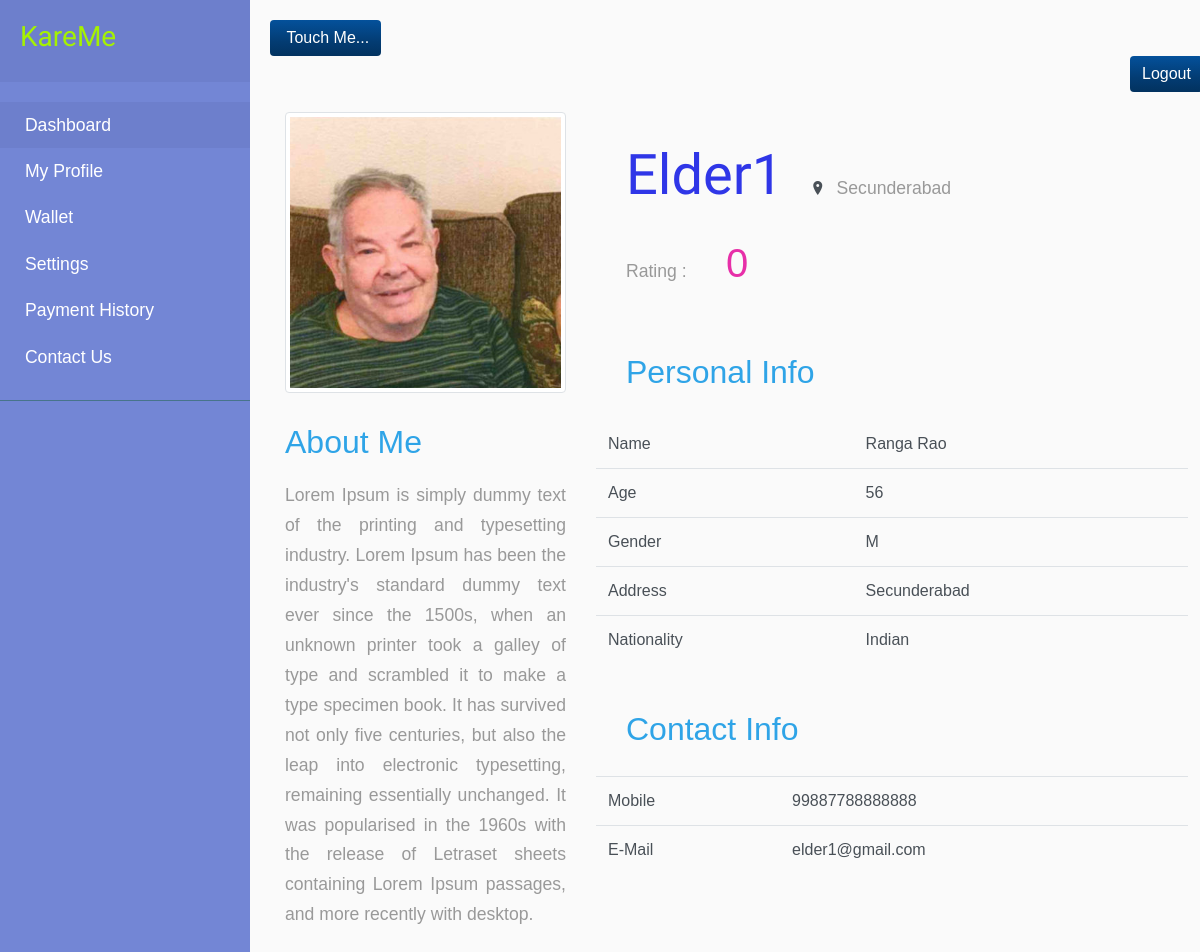
The app's page /accounts/profile/34 (signed in) with its own data.
### accounts/models.py (models this page shows, shortened)
class Profile(models.Model):
    sex = [
        ("M", "Male"),
        ("F", "Female"),
    ]
    user = models.OneToOneField(User, on_delete=models.CASCADE)
    is_younger_profile = models.BooleanField(default=False)
    is_elder_profile = models.BooleanField(default=False)
    display_name = models.CharField(max_length=20, db_index=True)
    first_name = models.CharField(max_length=50, default='First name')
    last_name = models.CharField(max_length=50, default='Last name')
    age = models.IntegerField(default=0)
    gender = models.CharField(max_length=1, choices = sex)
    location = models.CharField(max_length=50, default=0)
    mobile = models.IntegerField(default=0)
    email = models.EmailField(default=0)
    address = models.TextField(max_length=500,default=0)
    about_me = models.TextField(max_length=500,default=0)
    image = models.ImageField(upload_to='profile/', default='profile/default-profile.jpg')
    is_filled = models.BooleanField(blank=True, null=True, verbose_name="I accept that the above given information is True")

### accounts/views.py (the view)
# urls.py: path('profile/<int:id>', profile_details, name='profile'),
def profile_details(request, *args, **kwargs):
    id = request.user.profile.id
    o_id = request.user.id
    profile = Profile.objects.get(id = id)
    print(o_id)
    try:
        rating = Rating.objects.get(object_id=o_id)
        print(rating)
    except ObjectDoesNotExist:
        rating = None
        print("Not found")
    context = {
    'profile' : profile,
    'rating': rating
    }
    return render(request, 'profile/profile.html', context)

### templates/profile/profile.html (shortened to what this page needs)
{% extends 'sidebar.html' %}
{% load static %}
{% block sidebar %}
<body>
    <div class="container" id="profile">
        <div class="row">
            <div class="col-4"><img class="img-thumbnail img-fluid d-lg-flex" src="{{profile.image.url}}">
                <h2 style="margin-top: 30px;">About Me</h2>
                <p class="text-justify" style="margin-top: 20px;">{{profile.about_me}}<br><br></p>
            </div>
            <div class="col">
                <div class="row">
                    <div class="col">
                        <h1 class="display-4 text-left d-inline-flex" id="user_name" style="color: rgb(47,54,231);font-family: Aclonica, sans-serif;">{{profile.display_name}}</h1><i class="icon ion-ios-location"></i>
                        <p class="d-inline-flex" style="margin-left: 10px;">{{profile.location}}</p>
                    </div>
                </div>
                <div class="row">
                    <div class="col">
                        <p class="d-inline-flex" style="margin-left: 30px;">Rating :&nbsp;</p>
                        <h1 class="d-inline-flex" style="color: rgb(231,47,168);margin-bottom: 0;margin-left: 30px;margin-right: 20px;">{{rating.average|floatformat|default:0}}</h1>
                      </div>
                </div>
                <h2 class="d-inline-flex" style="margin-top: 50px;margin-left: 30px;">Personal Info</h2>
                <div class="row">
                    <div class="col-12" style="padding-top: 20px;">
                        <div class="table-responsive">
                            <table class="table">
                                <tbody>
                                    <tr>
                                        <td>Name</td>
                                        <td>{{profile.first_name}} {{profile.last_name}}</td>
                                    </tr>
                                    <tr>
                                        <td>Age</td>
                                        <td>{{profile.age}}</td>
                                    </tr>
                                    <tr>
                                        <td>Gender</td>
                                        <td>{{profile.gender}}</td>
                                    </tr>
                                    <tr>
                                        <td>Address</td>
                                        <td>{{profile.address}}<br></td>
                                    </tr>
                                    <tr>
                                        <td>Nationality</td>
                                        <td>Indian</td>
                                    </tr>
                                </tbody>
                            </table>
                        </div>
                    </div>
                </div>
                <h2 style="margin-top: 30px;margin-left: 30px;">Contact Info</h2>
                <div class="row">
                    <div class="col" style="padding-top: 20px;">
                        <div class="table-responsive">
                            <table class="table">
                                <tbody>
                                    <tr>
                                        <td>Mobile</td>
                                        <td>{{profile.mobile}}</td>
                                    </tr>
                                    <tr>
                                        <td>E-Mail</td>
                                        <td>{{profile.email}}</td>
                                    </tr>
                                </tbody>
                            </table>
                        </div>
                    </div>
                </div>
            </div>
        </div>
    </div>
{% endblock %}

### templates/sidebar.html (shortened to what this page needs)
<!DOCTYPE html>
{% load static %}
<html lang="en" dir="ltr">
  <head>
    <link rel="stylesheet" href="{% static 'star-ratings/css/star-ratings.css' %}">
    <link rel="stylesheet" href="{% static 'bootstrap/css/bootstrap.min.css' %}">
    <link rel="stylesheet" href="{% static 'fonts/font-awesome.min.css' %}">
    <link rel="stylesheet" href="{% static 'fonts/ionicons.min.css' %}">
    <link rel="stylesheet" href="{% static 'fonts/simple-line-icons.min.css' %}">
    <link rel="stylesheet" href="{% static 'css/ebs-contact-form-1.css' %}">
    <link rel="stylesheet" href="{% static 'css/ebs-contact-form.css' %}">
    <link rel="stylesheet" href="{% static 'css/Pretty-Footer.css' %}">
    <link rel="stylesheet" href="{% static 'css/sidebar-1.css' %}">
    <link rel="stylesheet" href="{% static 'css/sidebar.css' %}">
    <link rel="stylesheet" href="{% static 'css/styles.css' %}">
  </head>
<body>
  <div class="wrapper">
            <nav id="sidebar">
                <a href="{% url 'index' %}">
                <div class="sidebar-header">
                    <h3>KareMe</h3>
                </div></a>
                <ul class="list-unstyled components">
                    <li class="active">
                        <a href="{% url 'dashboard' %}" aria-expanded="false">
                            Dashboard
                        </a>
                    </li>
                    <li>
                        <a href="{% url 'profile' user.id %}">
                            My Profile
                        </a>
                        <a href="{% url 'addfund' %}">
                            Wallet
                        </a>
                        <a href="#pageSubmenu" data-toggle="collapse" aria-expanded="false">
                            Settings
                        </a>
                    </li>
                    <li>
                        <a href="{% url 'history' user.id %}">
                            Payment History
                        </a>
                    </li>
                    <li>
                        <a href="{% url 'contacts' %}">
                            Contact Us
                        </a>
                    </li>
                </ul>
            </nav>
            <div id="content">
                <button type="button" id="sidebarCollapse" class="btn btn-info navbar-btn">
                    <span>Touch Me...</span>
                </button>
                <a type="button" class="btn btn-info navbar-btn " href="{% url 'logout' %}" style="margin-left:860px;" >Logout</a>
                {% block sidebar %}
                {% endblock %}
            </div>
        </div>
      </body>
    </html>

### careall/static/css/sidebar-1.css (style rules this page uses)
body { font-family: 'Poppins', sans-serif; background: #fafafa; }
p { font-family: 'Poppins', sans-serif; font-size: 1.1em; font-weight: 300; line-height: 1.7em; color: #999; }
a, a:hover, a:focus { color: inherit; text-decoration: none; transition: all 0.3s; }
.navbar-btn { box-shadow: none; outline: none !important; border: none; }
i, span { display: inline-block; }
.wrapper { display: flex; align-items: stretch; }
#sidebar { min-width: 250px; max-width: 250px; background: #7386D5; color: #fff; transition: all 0.3s; }
#sidebar ul li a { text-align: left; }
#sidebar .sidebar-header { padding: 20px; background: #6d7fcc; }
#sidebar ul.components { padding: 20px 0; border-bottom: 1px solid #47748b; }
#sidebar ul li a { padding: 10px; font-size: 1.1em; display: block; }
#sidebar ul li.active > a, a[aria-expanded="true"] { color: #fff; background: #6d7fcc; }
a[data-toggle="collapse"] { position: relative; }
a[aria-expanded="false"]::before, a[aria-expanded="true"]::before { content: '\e259'; display: block; position: absolute; right: 20px; font-family: 'Glyphicons Halflings'; font-size: 0.6em; }
#content { padding: 20px; min-height: 100vh; transition: all 0.3s; }

### careall/static/css/sidebar.css (style rules this page uses)
a, a:hover, a:focus { color: inherit; text-decoration: none; transition: all 0.3s; }
.navbar-btn { box-shadow: none; outline: none !important; border: none; }
i, span { display: inline-block; }
.wrapper { display: flex; align-items: stretch; }
#sidebar { min-width: 250px; max-width: 250px; background: #7386D5; color: #fff; transition: all 0.3s; }
#sidebar ul li a { text-align: left; }
#sidebar .sidebar-header { padding: 20px; background: #6d7fcc; }
#sidebar ul.components { padding: 20px 0; border-bottom: 1px solid #47748b; }
#sidebar ul li a { padding: 10px; font-size: 1.1em; display: block; }
#sidebar ul li.active > a, a[aria-expanded="true"] { color: #fff; background: #6d7fcc; }
a[data-toggle="collapse"] { position: relative; }
#content { padding: 20px; min-height: 100vh; transition: all 0.3s; }
h3 { color: rgb(165,241,3); font-family: 'Aclonica'; }

### careall/static/css/styles.css (style rules this page uses)
#profile { margin-top: 20px; }
#user_name { margin: 30px; }

### records on screen
Profile: image (picture), about_me "Lorem Ipsum is simply dummy text of the printing and typesetting industry. Lorem Ipsum has been the industry's standard dummy text ever since the 1500s, when an unknown printer took a galley of type and scrambled it to make a type specimen book. It has survived not only five centuries, but also the leap into electronic typesetting, remaining essentially unchanged. It was popularised in the 1960s with the release of Letraset sheets containing Lorem Ipsum passages, and more recently with desktop.", display_name "Elder1", location "Secunderabad", first_name "Ranga", last_name "Rao", age "56", gender "M", address "Secunderabad", mobile "99887788888888", email "elder1@gmail.com"

### other values on screen
{{ rating.average|floatformat|default:0 }} "0"
